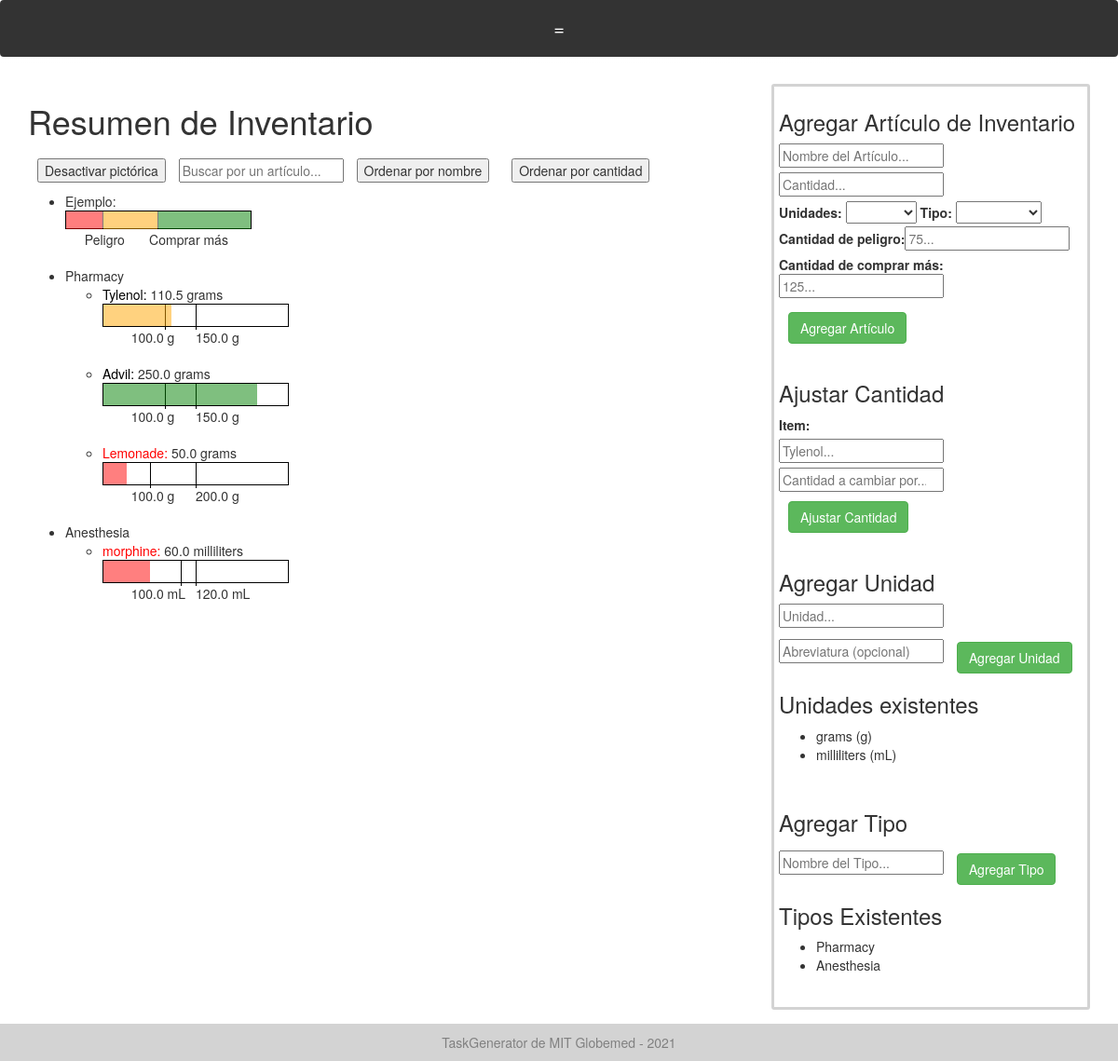
The page /inventory (signed in) on the database its author committed.
### models.py (models this page shows)
class InventoryType(Base):
    __tablename__ = "inventory_type"
    id = Column(Integer, primary_key=True)
    name = Column(String)

class InventoryItem(Base):
    __tablename__ = "inventory_item"
    id = Column(Integer, primary_key=True)
    name = Column(String)
    amount = Column(Float)
    unit = Column(PickleType)
    inventory_type = Column(PickleType)
    danger_amount = Column(Float)
    buy_more_amount = Column(Float)

class Unit(Base):
    __tablename__ = "units"
    id = Column(Integer, primary_key=True)
    name = Column(String)
    abbreviation = Column(String)

### app.py (the view)
@app.route('/inventory')
@check_login_wrapper
def inventory():
    print("inventory", get_inventory())
    inventory_by_types = {}
    for inv_item in get_inventory():
        if inv_item.inventory_type.name not in inventory_by_types:
            inventory_by_types[inv_item.inventory_type.name] = []
        inventory_by_types[inv_item.inventory_type.name].append(inv_item)
    print("invent by types", inventory_by_types)
    return render_template("inventory.html", inventory=get_inventory(), inventory_by_types=inventory_by_types, units = get_units(), inv_types = get_inventory_types())

### app.py (called while the page is built)
def check_login_wrapper(func):
    @wraps(func)
    def inner(*args, **kwargs):
        if "username" not in login_session:
            flash("Please login to see that page." if login_session["language"] == "English" else "Inicie sesión para ver esa página")
            return redirect(url_for('login'))
        if "language" not in login_session:
            login_session["language"] = "Spanish"
        return func(*args, **kwargs)
    return inner

### database.py (called while the page is built)
def get_units():
    return session.query(Unit).all()

def get_inventory_types():
    return session.query(InventoryType).all()

def get_inventory():
    return session.query(InventoryItem).all()

### templates/inventory.html (shortened to what this page needs)
{% extends "layout.html" %}
{% block body %}
	<div class="row">
		<div style="width: 70%; float: left; ">
			<h1>{{text['Inventory Overview']}}</h1>
			<button type="button" id="swapButton" onclick="swapPictoral()">{{text['Disable Pictorial']}}</button>
			<input onkeyup ="filterInventory(this)" id="item_filter" type="" name="" placeholder="{{text['Search for item']}}...">
			<button type="button" id="sortAlpha" onclick="sortAlpha()">{{text['Sort by Name']}}</button>
			<button type="button" id="sortQuant" onclick="sortQuant()">{{text['Sort by Quantity']}}</button>
			<ul id="inventory_pictoral">
				<li> {{text['Example']}}:
					<div class="inventory_item" >
						<div style="height: 20px; width: 200px; position: relative; border: solid black 1px;">
							<div style="position: absolute; left:0px; width: 20%; height: 19px; border-right: solid black 1px; background-color: red; opacity: .5"> </div>
							<div style="position: absolute; left:10%; top:20px;">{{text['Danger']}}</div>
							<div style="position: absolute; left:20%; width: 30%; height: 19px; border-right: solid black 1px; background-color: orange; opacity: .5"> </div>
							<div style="position: absolute; left:45%; top:20px;">{{text['Buy More']}}</div>
							<div style="position: absolute; left:50%; width: 50%; height: 19px;  background-color: green; opacity: .5"> </div>
						</div>
					</div>
				</li>
				<br>
				<br>
				{% for inv_type in inventory_by_types %}
					<li> {{inv_type}}
						<ul class="inventory_sub_list">
					{% for item in inventory_by_types[inv_type] %}
					<li class="inventory_item" data-name="{{item.name}}" data-amount="{{item.amount}}" data-danger="{{item.danger_amount}}",
					data-buymore="{{item.buy_more_amount}}">
					{% if item.amount < item.danger_amount %}
						<span style="color: red">{{item.name}}:</span>
					{% else %}
						<span style="color: black">{{item.name}}:</span>
					{% endif %}
						{{item.amount}} {{item.unit.name}}
							<div style="height: 25px; width: 200px; position: relative; border: solid black 1px;">
								<div style="position: absolute; left:{{item.danger_amount / (0.02 * item.buy_more_amount)}}%; width: 10px; height: 27px; border-left: solid black 1px;"> </div>
								<div style="position: absolute; left:calc(min( 15%,  {{item.danger_amount / (0.02 * item.buy_more_amount)}}%)); top:25px;">
									{% if item.unit.abbreviation | length < 4 %}
										{{item.danger_amount}} {{item.unit.abbreviation}}
									{% else %}
										{{item.danger_amount}} {{item.unit.abbreviation[:4]}}
									{% endif %}
								</div>
								<div style="position: absolute; left:50%; width: 10px; height: 27px; border-left: solid black 1px;"> </div>
								<div style="position: absolute; left:50%; top:25px;">
									{% if item.unit.abbreviation | length < 4 %}
										{{item.buy_more_amount}} {{item.unit.abbreviation}}
									{% else %}
										{{item.buy_more_amount}} {{item.unit.abbreviation[:4]}}
									{% endif %}
								</div>
							<div style="
							{% if item.amount < item.danger_amount %}
								background-color: red;
							{% elif item.amount < item.buy_more_amount %}
								background-color: orange;
							{% else %}
								background-color: green;
							{% endif %}
							position: absolute; left:0px; top:0px; width: {{item.amount / (0.02 * item.buy_more_amount)}}%; max-width:198px; height: 23px;  opacity: .5;"> </div>
							</div>
							<br><br>
						</li>
					{% endfor %}
					</ul></li>
				{% endfor %}
			</ul>
		</div>
		<div style="width: 30%; float: left; border: solid 3px lightgrey; padding: 5px; border-radius: 3px;">
			<h3>{{text['Add Inventory Item']}}</h3>
			<form action="{{ url_for('add_item_page') }}" method = 'post'>
		  	  <input style="margin-bottom: 5px;" required type="text"  name="item_name" placeholder="{{text['Item Name']}}...">
		  	  <input style="margin-bottom: 5px;" required type="number" step="0.01" name="amount" placeholder="{{text['Amount']}}...">
		  	  <br>
		  	  <label for="unit_name">{{text['Units']}}: </label>
		  	  <select required name="unit_name" id="unit_name">
			  	<option value=""></option>
			  	{% for unit in units %}
				    <option value="{{unit.name}}">{{unit.name}}</option>
			    {% endfor %}
			  </select>
			  <label for="type_name">{{text['Type']}}: </label>
			  <select required name="type_name" id="type_name">
			  	<option value=""></option>
			  	{% for type in inv_types %}
				    <option value="{{type.name}}">{{type.name}}</option>
			    {% endfor %}
			  </select>
			  <br>
		  	  <label style="margin-bottom: 0px;" for="danger_amount">{{text['Danger Amount']}}: </label><input style="margin-bottom: 5px;" required type="number" step="0.01" name="danger_amount" id="danger_amount" placeholder="75...">
		  	  <br>
		  	  <label style="margin-bottom: 0px;" for="buy_more_amount">{{text['Buy More Amount']}}: </label><input style="margin-bottom: 5px;" required type="number" step="0.01" name="buy_more_amount" id="buy_more_amount" placeholder="125...">
		  	  <br>
		  	  <button class="btn btn-success" type="submit" > {{text['Add Item']}} </button>
			 </form>
			 <br>
			 <h3>{{text['Adjust Amount']}} </h3>
			 <form autocomplete="off" action="{{ url_for('change_item_amount_page') }}" method = 'post'>
			 	<label for="change_item_name">Item: </label>
			 	<div class="autocomplete" style="width:300px;">
				    <input style="margin-bottom: 5px;" id="myInput" type="text" name="item_name" placeholder="Tylenol...">
				</div>
		  	  <input required type="number" step="0.01" name="amount" placeholder="{{text['Amount to change by']}}...">
		  	  <button class="btn btn-success" type="submit" > {{text['Adjust Amount']}} </button>
			 </form>
			 <br>
			<h3>{{text['Add Unit']}}</h3>
			<form action="{{ url_for('add_unit_page') }}" method = 'post'>
		  	  <input style="margin-bottom: 5px;" required type="text"  name="unit_name" placeholder="{{text['Unit']}}...">
		  	  <input  type="text"  name="abbreviation" placeholder="{{text['Abbreviation (optional)']}}">
		  	  <button class="btn btn-success" type="submit" > {{text['Add Unit']}} </button>
			</form>
			 <h3>{{text['Existing Units']}}</h3>
			<ul>
			{% for unit in units %}
				<li>{{unit.name}} ({{unit.abbreviation}})</li>
			{% endfor %}
			</ul>
			<br>
			<h3>{{text['Add Type']}}</h3>
			<form action="{{ url_for('add_inventory_type_page') }}" method = 'post'>
		  	  <input  required type="text"  name="type_name" placeholder="{{text['Type Name']}}...">
		  	  <button class="btn btn-success" type="submit" > {{text['Add Type']}} </button>
			</form>
			<h3>{{text['Existing Types']}}</h3>
			<ul>
			{% for type in inv_types %}
				<li>{{type.name}}</li>
			{% endfor %}
			</ul>
			<br>
		</div>
	</div>
{%endblock%}

### static/style.css (style rules this page uses)
input { max-width: 500px; }
button { margin: 10px; }

### templates/layout.html (style rules this page uses)
input { max-width: 500px; }
button { margin: 10px; }
.row { margin: 0px; }
.row:after { content: ""; display: table; clear: both; }
.autocomplete { position: relative; display: inline-block; }

### templates/inventory.html (style rules this page uses)
* { box-sizing: border-box; }

### rows shown on the page
InventoryType: name "Pharmacy"
InventoryItem: name "Tylenol", amount "110.5", unit.name "grams", danger_amount "100.0", unit.abbreviation "g", buy_more_amount "150.0"
InventoryItem: name "Advil", amount "250.0", unit.name "grams", danger_amount "100.0", unit.abbreviation "g", buy_more_amount "150.0"
InventoryItem: name "Lemonade", amount "50.0", unit.name "grams", danger_amount "100.0", unit.abbreviation "g", buy_more_amount "200.0"
InventoryType: name "Anesthesia"
InventoryItem: name "morphine", amount "60.0", unit.name "milliliters", danger_amount "100.0", unit.abbreviation "mL", buy_more_amount "120.0"
Unit: name "grams", abbreviation "g"
Unit: name "milliliters", abbreviation "mL"

### other values the page prints
{{ text['Inventory Overview'] }} "Resumen de Inventario"
{{ text['Disable Pictorial'] }} "Desactivar pictórica"
{{ text['Sort by Name'] }} "Ordenar por nombre"
{{ text['Sort by Quantity'] }} "Ordenar por cantidad"
{{ text['Example'] }} "Ejemplo"
{{ text['Danger'] }} "Peligro"
{{ text['Buy More'] }} "Comprar más"
{{ text['Add Inventory Item'] }} "Agregar Artículo de Inventario"
{{ text['Units'] }} "Unidades"
{{ text['Type'] }} "Tipo"
{{ text['Danger Amount'] }} "Cantidad de peligro"
{{ text['Buy More Amount'] }} "Cantidad de comprar más"
{{ text['Add Item'] }} "Agregar Artículo"
{{ text['Adjust Amount'] }} "Ajustar Cantidad"
{{ text['Add Unit'] }} "Agregar Unidad"
